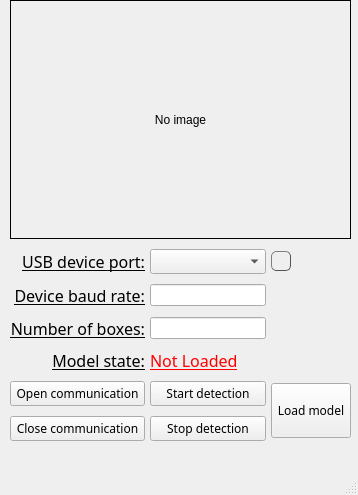
<?xml version="1.0" encoding="UTF-8"?>
<ui version="4.0">
 <class>MainWindow</class>
 <widget class="QMainWindow" name="MainWindow">
  <property name="geometry">
   <rect>
    <x>0</x>
    <y>0</y>
    <width>358</width>
    <height>495</height>
   </rect>
  </property>
  <property name="contextMenuPolicy">
   <enum>Qt::NoContextMenu</enum>
  </property>
  <property name="windowTitle">
   <string>Hand gesture link</string>
  </property>
  <property name="windowIcon">
   <iconset>
    <normaloff>../Resources/Icons/appIcon.png</normaloff>../Resources/Icons/appIcon.png</iconset>
  </property>
  <property name="tabShape">
   <enum>QTabWidget::Rounded</enum>
  </property>
  <widget class="QWidget" name="centralwidget">
   <widget class="QWidget" name="gridLayoutWidget">
    <property name="geometry">
     <rect>
      <x>10</x>
      <y>0</y>
      <width>341</width>
      <height>451</height>
     </rect>
    </property>
    <layout class="QGridLayout" name="layoutGrid" columnstretch="0,0,0">
     <property name="leftMargin">
      <number>0</number>
     </property>
     <property name="topMargin">
      <number>0</number>
     </property>
     <property name="rightMargin">
      <number>0</number>
     </property>
     <property name="bottomMargin">
      <number>10</number>
     </property>
     <property name="horizontalSpacing">
      <number>5</number>
     </property>
     <property name="verticalSpacing">
      <number>10</number>
     </property>
     <item row="9" column="2" rowspan="2">
      <widget class="QPushButton" name="Btn_LoadModel">
       <property name="minimumSize">
        <size>
         <width>0</width>
         <height>55</height>
        </size>
       </property>
       <property name="font">
        <font>
         <family>Nirmala UI Semilight</family>
        </font>
       </property>
       <property name="text">
        <string>Load model</string>
       </property>
      </widget>
     </item>
     <item row="0" column="0" colspan="3">
      <widget class="QLabel" name="Label_Detection">
       <property name="styleSheet">
        <string notr="true">QLabel{border: 1px solid black;}</string>
       </property>
       <property name="frameShadow">
        <enum>QFrame::Raised</enum>
       </property>
       <property name="text">
        <string>No image</string>
       </property>
       <property name="alignment">
        <set>Qt::AlignCenter</set>
       </property>
      </widget>
     </item>
     <item row="2" column="0">
      <widget class="QLabel" name="label_7">
       <property name="font">
        <font>
         <family>Nirmala UI Semilight</family>
         <pointsize>12</pointsize>
         <underline>true</underline>
        </font>
       </property>
       <property name="text">
        <string>Device baud rate:</string>
       </property>
       <property name="alignment">
        <set>Qt::AlignRight|Qt::AlignTrailing|Qt::AlignVCenter</set>
       </property>
      </widget>
     </item>
     <item row="10" column="1">
      <widget class="QPushButton" name="Btn_StopDetection">
       <property name="font">
        <font>
         <family>Nirmala UI Semilight</family>
        </font>
       </property>
       <property name="text">
        <string>Stop detection</string>
       </property>
      </widget>
     </item>
     <item row="3" column="0">
      <widget class="QLabel" name="label_6">
       <property name="font">
        <font>
         <family>Nirmala UI Semilight</family>
         <pointsize>12</pointsize>
         <underline>true</underline>
        </font>
       </property>
       <property name="text">
        <string>Number of boxes:</string>
       </property>
       <property name="alignment">
        <set>Qt::AlignRight|Qt::AlignTrailing|Qt::AlignVCenter</set>
       </property>
      </widget>
     </item>
     <item row="6" column="1">
      <widget class="QLabel" name="Label_ModelState">
       <property name="maximumSize">
        <size>
         <width>101</width>
         <height>21</height>
        </size>
       </property>
       <property name="font">
        <font>
         <family>Nirmala UI Semilight</family>
         <pointsize>12</pointsize>
         <underline>true</underline>
        </font>
       </property>
       <property name="styleSheet">
        <string notr="true">QLabel {
	color : red;
	text-decoration: underline;
}</string>
       </property>
       <property name="text">
        <string>Not Loaded</string>
       </property>
      </widget>
     </item>
     <item row="1" column="2">
      <widget class="QPushButton" name="Btn_RefreshUSBDevices">
       <property name="maximumSize">
        <size>
         <width>20</width>
         <height>20</height>
        </size>
       </property>
       <property name="font">
        <font>
         <family>Nirmala UI Semilight</family>
        </font>
       </property>
       <property name="styleSheet">
        <string notr="true">QPushButton {
	color: rgb(196, 198, 193);
	border: 1px solid #555;
	border-radius: 5px;
	border-style: outset;
	padding: 5px;
}

QPushButton:hover {
	background-color: rgb(214, 207, 213);
}

QPushButton:pressed {
	border-style: inset;
	
	background-color: rgb(116, 116, 116);
}</string>
       </property>
       <property name="text">
        <string/>
       </property>
       <property name="icon">
        <iconset>
         <normaloff>../Resources/Icons/refresh.png</normaloff>../Resources/Icons/refresh.png</iconset>
       </property>
      </widget>
     </item>
     <item row="3" column="1">
      <widget class="QLineEdit" name="TextField_BoxNumber"/>
     </item>
     <item row="9" column="0">
      <widget class="QPushButton" name="Btn_OpenComm">
       <property name="font">
        <font>
         <family>Nirmala UI Semilight</family>
        </font>
       </property>
       <property name="text">
        <string>Open communication</string>
       </property>
      </widget>
     </item>
     <item row="1" column="0">
      <widget class="QLabel" name="label_8">
       <property name="font">
        <font>
         <family>Nirmala UI Semilight</family>
         <pointsize>12</pointsize>
         <underline>true</underline>
        </font>
       </property>
       <property name="text">
        <string>USB device port:</string>
       </property>
       <property name="alignment">
        <set>Qt::AlignRight|Qt::AlignTrailing|Qt::AlignVCenter</set>
       </property>
      </widget>
     </item>
     <item row="1" column="1">
      <widget class="QComboBox" name="CBox_USBDevices">
       <property name="font">
        <font>
         <family>Nirmala UI Semilight</family>
        </font>
       </property>
       <property name="styleSheet">
        <string notr="true"/>
       </property>
      </widget>
     </item>
     <item row="2" column="1">
      <widget class="QLineEdit" name="TextField_BaudRate"/>
     </item>
     <item row="9" column="1">
      <widget class="QPushButton" name="Btn_StartDetection">
       <property name="font">
        <font>
         <family>Nirmala UI Semilight</family>
        </font>
       </property>
       <property name="text">
        <string>Start detection</string>
       </property>
      </widget>
     </item>
     <item row="10" column="0">
      <widget class="QPushButton" name="Btn_CloseComm">
       <property name="font">
        <font>
         <family>Nirmala UI Semilight</family>
        </font>
       </property>
       <property name="text">
        <string>Close communication</string>
       </property>
      </widget>
     </item>
     <item row="6" column="0">
      <widget class="QLabel" name="label_5">
       <property name="maximumSize">
        <size>
         <width>101</width>
         <height>21</height>
        </size>
       </property>
       <property name="font">
        <font>
         <family>Nirmala UI Semilight</family>
         <pointsize>12</pointsize>
         <underline>true</underline>
        </font>
       </property>
       <property name="layoutDirection">
        <enum>Qt::RightToLeft</enum>
       </property>
       <property name="text">
        <string>Model state:</string>
       </property>
       <property name="alignment">
        <set>Qt::AlignRight|Qt::AlignTrailing|Qt::AlignVCenter</set>
       </property>
      </widget>
     </item>
    </layout>
   </widget>
  </widget>
  <widget class="QMenuBar" name="menubar">
   <property name="geometry">
    <rect>
     <x>0</x>
     <y>0</y>
     <width>358</width>
     <height>21</height>
    </rect>
   </property>
  </widget>
  <widget class="QStatusBar" name="statusbar"/>
 </widget>
 <resources/>
 <connections/>
</ui>
